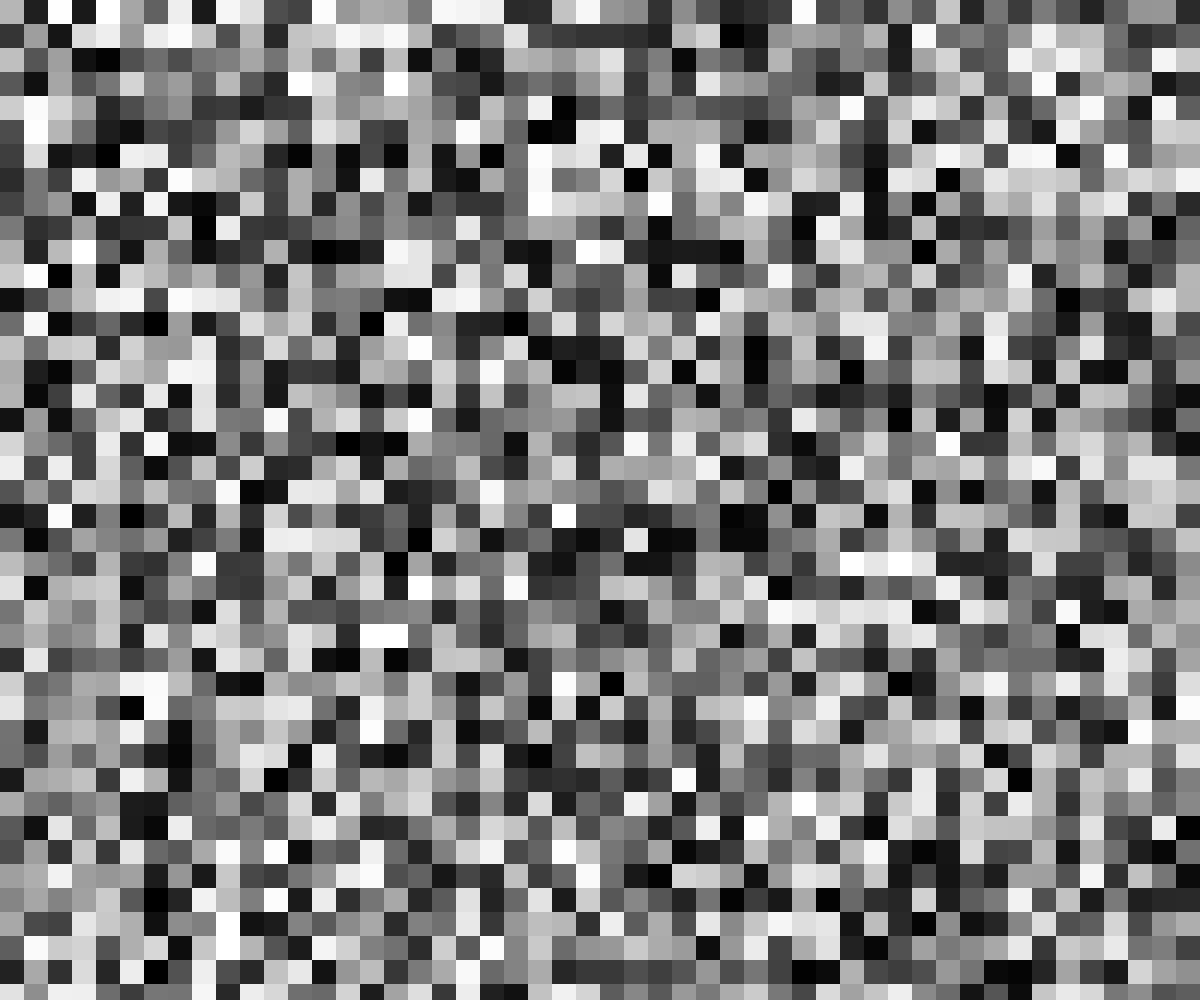
Frame 1 (no input)
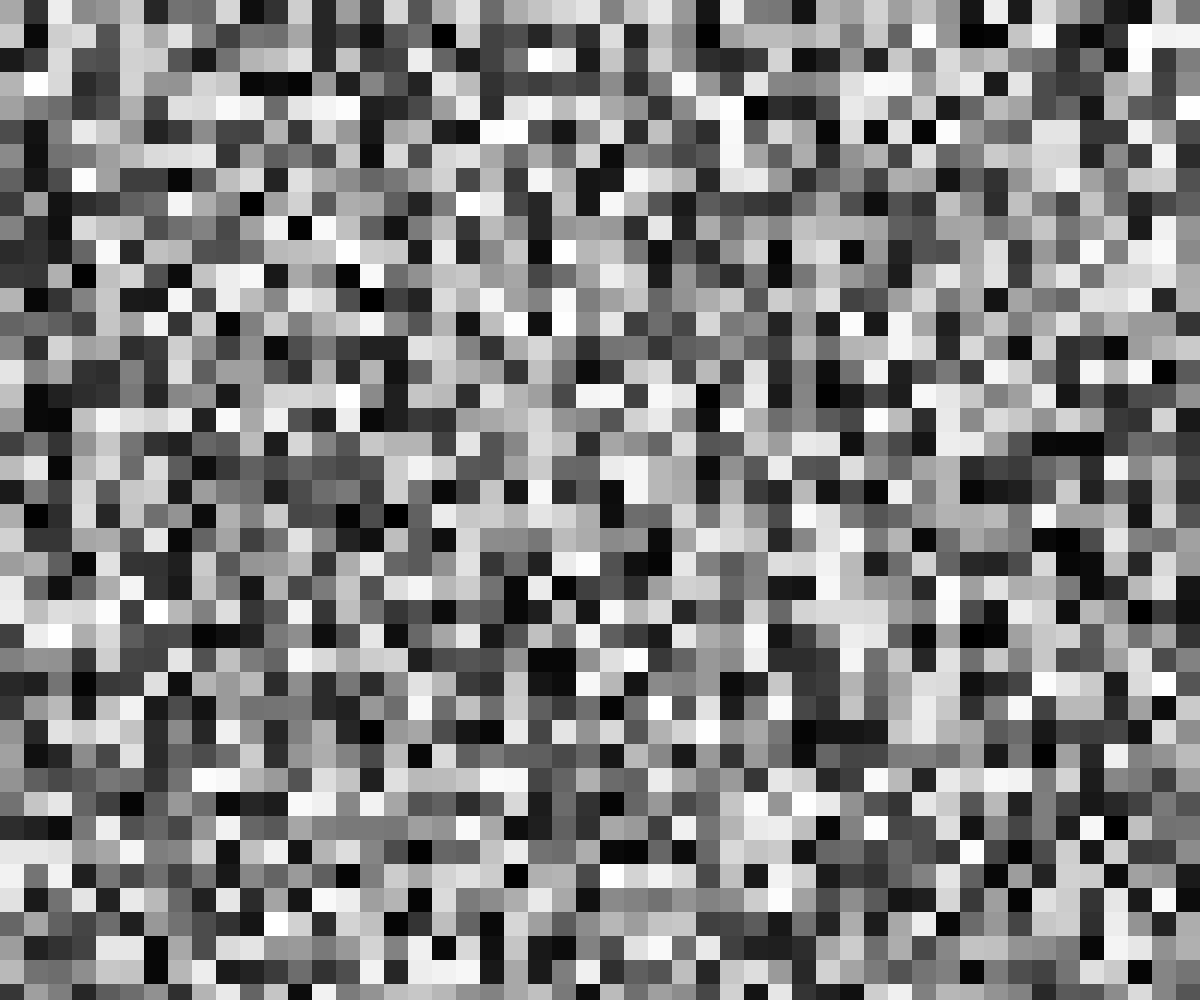
Frame 60 (no input)
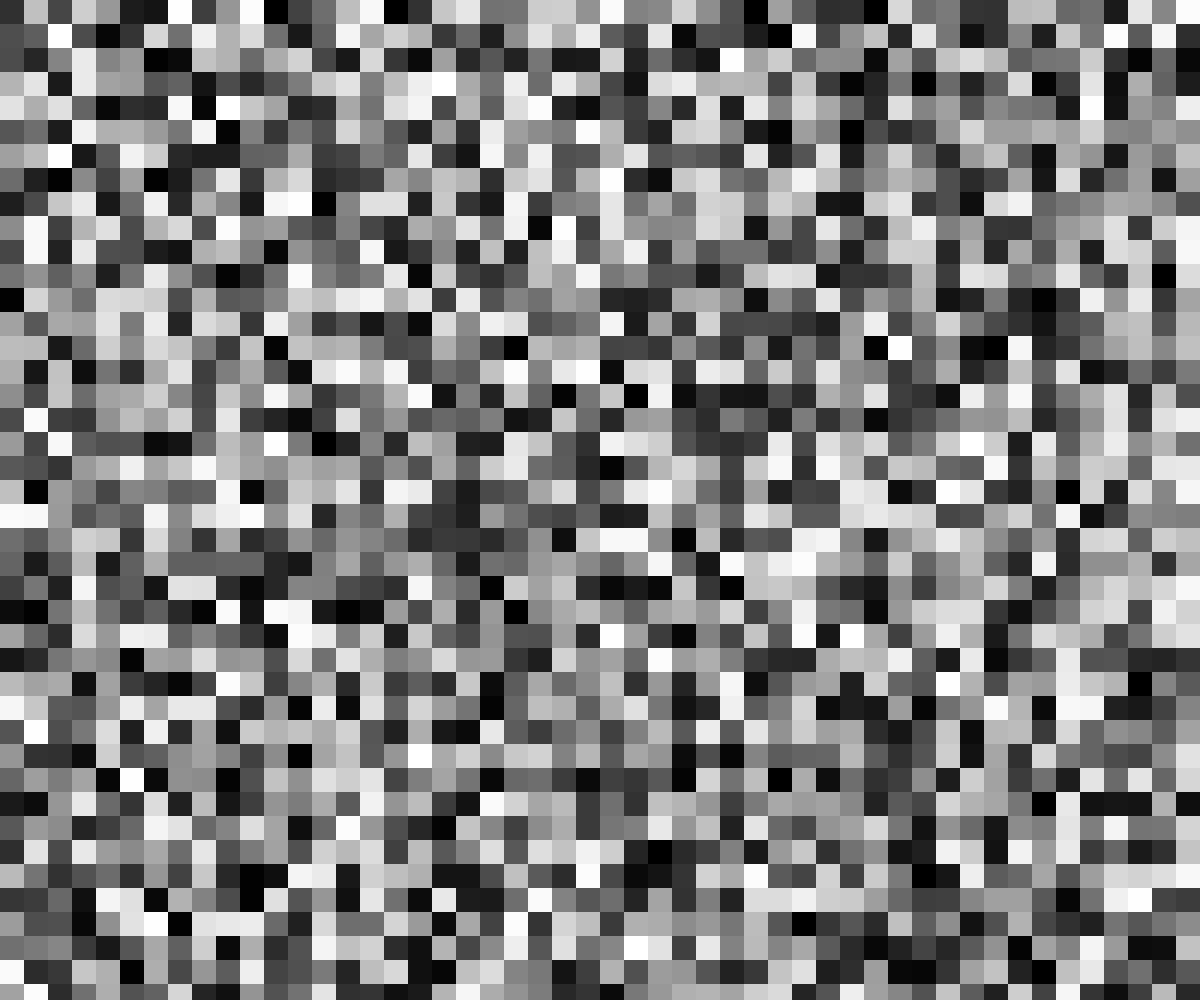
Frame 120 (the mouse pressed at the canvas centre since frame 60)

The p5.js sketch that drew these frames (run headless with seeded random() and noise() and a simulated clock; from frame 60 on, the mouse is pressed at the canvas centre):

// p5.js sketch
// ── sketch.js
var t, n, numLinhas, numColunas;

function setup() 
{
  createCanvas (windowWidth, windowHeight); 
  n=50;
}

function draw() 
{
  t=width/n;
  numLinhas  = height/t;
  numColunas = width/t;

  for(var x=0; x<numColunas; x++)
  {
    for(var y=0; y<numLinhas; y++)
    {
      fill (random (255));
      noStroke();
      rect (x*t, y*t, t, t);
    }
  }
}

function windowResized() 
{
  resizeCanvas (windowWidth, windowHeight);
}
